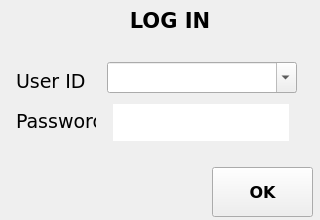
<?xml version="1.0" encoding="UTF-8"?>
<ui version="4.0">
 <class>UserLoginWidget</class>
 <widget class="QWidget" name="UserLoginWidget">
  <property name="geometry">
   <rect>
    <x>0</x>
    <y>0</y>
    <width>320</width>
    <height>220</height>
   </rect>
  </property>
  <property name="windowTitle">
   <string>Form</string>
  </property>
  <property name="windowFilePath">
   <string/>
  </property>
  <widget class="QGroupBox" name="groupBox_Login">
   <property name="geometry">
    <rect>
     <x>4</x>
     <y>50</y>
     <width>311</width>
     <height>111</height>
    </rect>
   </property>
   <property name="sizePolicy">
    <sizepolicy hsizetype="Fixed" vsizetype="Fixed">
     <horstretch>0</horstretch>
     <verstretch>0</verstretch>
    </sizepolicy>
   </property>
   <property name="layoutDirection">
    <enum>Qt::LeftToRight</enum>
   </property>
   <property name="styleSheet">
    <string notr="true">QGroupBox
{
border:none;
}</string>
   </property>
   <property name="title">
    <string/>
   </property>
   <layout class="QGridLayout" name="gridLayout">
    <property name="margin">
     <number>0</number>
    </property>
    <property name="spacing">
     <number>0</number>
    </property>
    <item row="0" column="2">
     <widget class="QLabel" name="label_top">
      <property name="maximumSize">
       <size>
        <width>16777215</width>
        <height>12</height>
       </size>
      </property>
      <property name="styleSheet">
       <string notr="true">border-image:  url(:/icons-lib/screen/screensection_top.png);</string>
      </property>
      <property name="text">
       <string/>
      </property>
     </widget>
    </item>
    <item row="0" column="1">
     <widget class="QLabel" name="label_topLeft">
      <property name="maximumSize">
       <size>
        <width>12</width>
        <height>12</height>
       </size>
      </property>
      <property name="styleSheet">
       <string notr="true"/>
      </property>
      <property name="lineWidth">
       <number>1</number>
      </property>
      <property name="text">
       <string/>
      </property>
      <property name="pixmap">
       <pixmap resource="logo.qrc">:/icons-lib/screen/screensection_topleft.png</pixmap>
      </property>
     </widget>
    </item>
    <item row="1" column="1">
     <widget class="QLabel" name="label_left">
      <property name="maximumSize">
       <size>
        <width>12</width>
        <height>16777215</height>
       </size>
      </property>
      <property name="styleSheet">
       <string notr="true">border-image:  url(:/icons-lib/screen/screensection_left.png);
</string>
      </property>
      <property name="text">
       <string/>
      </property>
     </widget>
    </item>
    <item row="2" column="1">
     <widget class="QLabel" name="label_bottomLeft">
      <property name="maximumSize">
       <size>
        <width>12</width>
        <height>12</height>
       </size>
      </property>
      <property name="styleSheet">
       <string notr="true"/>
      </property>
      <property name="lineWidth">
       <number>1</number>
      </property>
      <property name="text">
       <string/>
      </property>
      <property name="pixmap">
       <pixmap resource="logo.qrc">:/icons-lib/screen/screensection_bottomleft.png</pixmap>
      </property>
     </widget>
    </item>
    <item row="2" column="2">
     <widget class="QLabel" name="label_Bottom">
      <property name="maximumSize">
       <size>
        <width>16777215</width>
        <height>12</height>
       </size>
      </property>
      <property name="styleSheet">
       <string notr="true">border-image:  url(:/icons-lib/screen/screensection_bottom.png);</string>
      </property>
      <property name="text">
       <string/>
      </property>
     </widget>
    </item>
    <item row="0" column="3">
     <widget class="QLabel" name="label_topRight">
      <property name="maximumSize">
       <size>
        <width>12</width>
        <height>12</height>
       </size>
      </property>
      <property name="lineWidth">
       <number>1</number>
      </property>
      <property name="text">
       <string/>
      </property>
      <property name="pixmap">
       <pixmap resource="logo.qrc">:/icons-lib/screen/screensection_topright.png</pixmap>
      </property>
      <property name="alignment">
       <set>Qt::AlignRight|Qt::AlignTrailing|Qt::AlignVCenter</set>
      </property>
     </widget>
    </item>
    <item row="1" column="3">
     <widget class="QLabel" name="label_right_3">
      <property name="maximumSize">
       <size>
        <width>12</width>
        <height>16777215</height>
       </size>
      </property>
      <property name="styleSheet">
       <string notr="true">border-image:  url(:/icons-lib/screen/screensection_right.png);
</string>
      </property>
      <property name="text">
       <string/>
      </property>
     </widget>
    </item>
    <item row="2" column="3">
     <widget class="QLabel" name="label_bottomRight">
      <property name="maximumSize">
       <size>
        <width>12</width>
        <height>12</height>
       </size>
      </property>
      <property name="lineWidth">
       <number>1</number>
      </property>
      <property name="text">
       <string/>
      </property>
      <property name="pixmap">
       <pixmap resource="logo.qrc">:/icons-lib/screen/screensection_bottomright.png</pixmap>
      </property>
      <property name="alignment">
       <set>Qt::AlignRight|Qt::AlignTrailing|Qt::AlignVCenter</set>
      </property>
     </widget>
    </item>
    <item row="1" column="2">
     <widget class="QGroupBox" name="groupBox_Login_1">
      <property name="styleSheet">
       <string notr="true">QGroupBox{border:none;
background-image:  url(:/icons-lib/screen/screensection_middle.png);
}
</string>
      </property>
      <property name="title">
       <string/>
      </property>
      <widget class="QLabel" name="label_userId">
       <property name="geometry">
        <rect>
         <x>0</x>
         <y>3</y>
         <width>80</width>
         <height>32</height>
        </rect>
       </property>
       <property name="sizePolicy">
        <sizepolicy hsizetype="Fixed" vsizetype="Preferred">
         <horstretch>0</horstretch>
         <verstretch>0</verstretch>
        </sizepolicy>
       </property>
       <property name="minimumSize">
        <size>
         <width>0</width>
         <height>0</height>
        </size>
       </property>
       <property name="font">
        <font>
         <family>DejaVu Sans</family>
         <pointsize>14</pointsize>
         <weight>50</weight>
         <bold>false</bold>
        </font>
       </property>
       <property name="layoutDirection">
        <enum>Qt::RightToLeft</enum>
       </property>
       <property name="text">
        <string>User ID</string>
       </property>
      </widget>
      <widget class="QLabel" name="label_Password">
       <property name="geometry">
        <rect>
         <x>0</x>
         <y>43</y>
         <width>80</width>
         <height>32</height>
        </rect>
       </property>
       <property name="sizePolicy">
        <sizepolicy hsizetype="Fixed" vsizetype="Preferred">
         <horstretch>0</horstretch>
         <verstretch>0</verstretch>
        </sizepolicy>
       </property>
       <property name="minimumSize">
        <size>
         <width>0</width>
         <height>0</height>
        </size>
       </property>
       <property name="font">
        <font>
         <family>DejaVu Sans</family>
         <pointsize>14</pointsize>
         <weight>50</weight>
         <bold>false</bold>
        </font>
       </property>
       <property name="layoutDirection">
        <enum>Qt::RightToLeft</enum>
       </property>
       <property name="text">
        <string>Password</string>
       </property>
      </widget>
      <widget class="QGroupBox" name="groupBox_lineEdit_1">
       <property name="geometry">
        <rect>
         <x>90</x>
         <y>42</y>
         <width>190</width>
         <height>37</height>
        </rect>
       </property>
       <property name="sizePolicy">
        <sizepolicy hsizetype="Fixed" vsizetype="Fixed">
         <horstretch>0</horstretch>
         <verstretch>0</verstretch>
        </sizepolicy>
       </property>
       <property name="layoutDirection">
        <enum>Qt::LeftToRight</enum>
       </property>
       <property name="styleSheet">
        <string notr="true">QGroupBox
{
border:none;
}</string>
       </property>
       <property name="title">
        <string/>
       </property>
       <layout class="QHBoxLayout" name="horizontalLayout_4">
        <property name="spacing">
         <number>0</number>
        </property>
        <property name="margin">
         <number>0</number>
        </property>
        <item>
         <widget class="QLabel" name="label_right_7">
          <property name="maximumSize">
           <size>
            <width>15</width>
            <height>16777215</height>
           </size>
          </property>
          <property name="styleSheet">
           <string notr="true"/>
          </property>
          <property name="lineWidth">
           <number>1</number>
          </property>
          <property name="text">
           <string/>
          </property>
          <property name="pixmap">
           <pixmap resource="logo.qrc">:/icons-lib/screen/textfield_left.png</pixmap>
          </property>
         </widget>
        </item>
        <item>
         <widget class="QLineEdit" name="lineEdit_Password">
          <property name="enabled">
           <bool>true</bool>
          </property>
          <property name="sizePolicy">
           <sizepolicy hsizetype="Preferred" vsizetype="Preferred">
            <horstretch>0</horstretch>
            <verstretch>0</verstretch>
           </sizepolicy>
          </property>
          <property name="font">
           <font>
            <family>DejaVu Sans</family>
            <pointsize>14</pointsize>
           </font>
          </property>
          <property name="styleSheet">
           <string notr="true">QLineEdit{
    border:none;
	background-image:  url(:/icons-lib/screen/textfield_middle.png);

}</string>
          </property>
          <property name="maxLength">
           <number>30</number>
          </property>
          <property name="echoMode">
           <enum>QLineEdit::Password</enum>
          </property>
         </widget>
        </item>
        <item>
         <widget class="QLabel" name="label_right_8">
          <property name="maximumSize">
           <size>
            <width>15</width>
            <height>16777215</height>
           </size>
          </property>
          <property name="lineWidth">
           <number>1</number>
          </property>
          <property name="text">
           <string/>
          </property>
          <property name="pixmap">
           <pixmap resource="logo.qrc">:/icons-lib/screen/textfield_right.png</pixmap>
          </property>
          <property name="alignment">
           <set>Qt::AlignRight|Qt::AlignTrailing|Qt::AlignVCenter</set>
          </property>
         </widget>
        </item>
       </layout>
      </widget>
      <widget class="QComboBox" name="comboBox_LoginID">
       <property name="geometry">
        <rect>
         <x>91</x>
         <y>0</y>
         <width>190</width>
         <height>31</height>
        </rect>
       </property>
       <property name="minimumSize">
        <size>
         <width>15</width>
         <height>0</height>
        </size>
       </property>
       <property name="font">
        <font>
         <family>DejaVu Sans</family>
         <pointsize>14</pointsize>
        </font>
       </property>
       <property name="editable">
        <bool>true</bool>
       </property>
      </widget>
     </widget>
    </item>
   </layout>
  </widget>
  <widget class="QGroupBox" name="title_groupBox">
   <property name="geometry">
    <rect>
     <x>0</x>
     <y>0</y>
     <width>320</width>
     <height>40</height>
    </rect>
   </property>
   <property name="styleSheet">
    <string notr="true">QGroupBox
{border:none; border-image: url(:/icons-lib/screen/topbar_long.png);}
</string>
   </property>
   <property name="title">
    <string/>
   </property>
   <widget class="QLabel" name="label">
    <property name="geometry">
     <rect>
      <x>30</x>
      <y>10</y>
      <width>280</width>
      <height>20</height>
     </rect>
    </property>
    <property name="font">
     <font>
      <family>DejaVu Sans</family>
      <pointsize>16</pointsize>
      <weight>75</weight>
      <bold>true</bold>
     </font>
    </property>
    <property name="lineWidth">
     <number>1</number>
    </property>
    <property name="text">
     <string>LOG IN</string>
    </property>
    <property name="alignment">
     <set>Qt::AlignCenter</set>
    </property>
   </widget>
  </widget>
  <widget class="QLabel" name="label_2">
   <property name="geometry">
    <rect>
     <x>4</x>
     <y>7</y>
     <width>20</width>
     <height>25</height>
    </rect>
   </property>
   <property name="styleSheet">
    <string notr="true">border-image: url(:/icons-lib/screen/login.png);</string>
   </property>
   <property name="lineWidth">
    <number>1</number>
   </property>
   <property name="text">
    <string/>
   </property>
   <property name="pixmap">
    <pixmap>:/topbar/images/topbar/patients_icon.png</pixmap>
   </property>
  </widget>
  <widget class="QLabel" name="label_Background">
   <property name="geometry">
    <rect>
     <x>0</x>
     <y>0</y>
     <width>320</width>
     <height>220</height>
    </rect>
   </property>
   <property name="sizePolicy">
    <sizepolicy hsizetype="Fixed" vsizetype="Fixed">
     <horstretch>0</horstretch>
     <verstretch>0</verstretch>
    </sizepolicy>
   </property>
   <property name="font">
    <font>
     <family>DejaVu Sans</family>
     <pointsize>22</pointsize>
    </font>
   </property>
   <property name="styleSheet">
    <string notr="true">background-image: url(:/icons-lib/screen/background.png);</string>
   </property>
   <property name="text">
    <string/>
   </property>
   <property name="alignment">
    <set>Qt::AlignCenter</set>
   </property>
  </widget>
  <widget class="QPushButton" name="toolButton_login">
   <property name="geometry">
    <rect>
     <x>212</x>
     <y>167</y>
     <width>101</width>
     <height>50</height>
    </rect>
   </property>
   <property name="font">
    <font>
     <family>DejaVu Sans</family>
     <pointsize>12</pointsize>
     <weight>75</weight>
     <bold>true</bold>
    </font>
   </property>
   <property name="text">
    <string>OK</string>
   </property>
   <property name="icon">
    <iconset resource="logo.qrc">
     <normaloff>:/icons-lib/screen/ok.png</normaloff>:/icons-lib/screen/ok.png</iconset>
   </property>
   <property name="iconSize">
    <size>
     <width>48</width>
     <height>48</height>
    </size>
   </property>
   <property name="autoDefault">
    <bool>true</bool>
   </property>
  </widget>
  <zorder>label_Background</zorder>
  <zorder>groupBox_Login</zorder>
  <zorder>title_groupBox</zorder>
  <zorder>label_2</zorder>
  <zorder>toolButton_login</zorder>
 </widget>
 <tabstops>
  <tabstop>comboBox_LoginID</tabstop>
  <tabstop>toolButton_login</tabstop>
 </tabstops>
 <resources>
  <include location="logo.qrc"/>
 </resources>
 <connections/>
</ui>
